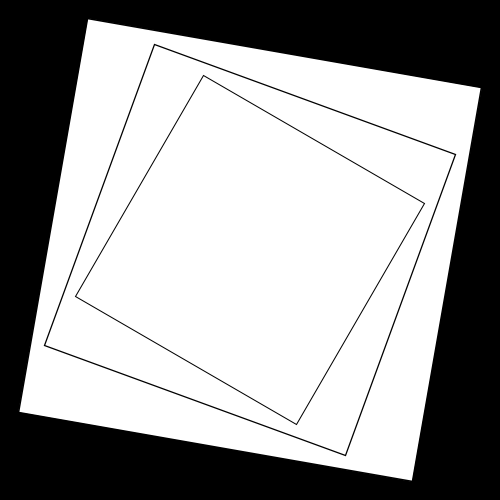
Frame 1 (no input)
Frame 60 (the mouse pressed at the canvas centre just before this capture): identical to frame 1, image omitted
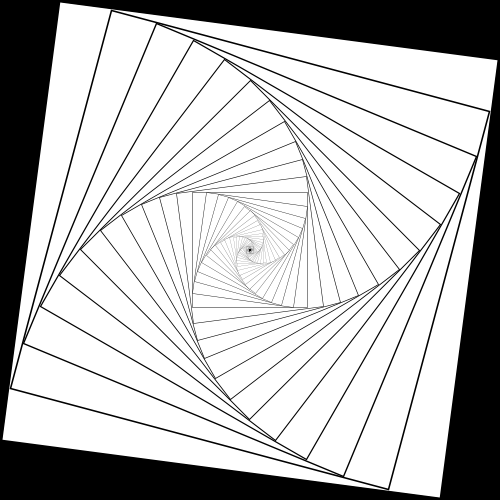
Frame 120 (the mouse held since frame 60 and released just before this capture)

The Processing sketch that drew these frames (run headless with seeded random() and noise(); from frame 60 on, the mouse is pressed at the canvas centre):

// Processing sketch: task2
// ── task2.pde
void setup() {
  size(500, 500);
  rectMode(CENTER);
  stroke(0);
  strokeWeight(2);
  fill(255);
  frameRate(1000);
}

void draw() {
  background(0);
  translate(width / 2, height / 2);

  int maxIterations = 1000;
  int iterations = (int) map(mouseX, 0, width, 3, maxIterations); // Maus links = 3 Quadrate, Maus rechts = 1000 Quadrate
  for (int i = 0; i < iterations; i++) {
    rotate(radians(map(iterations, 3, maxIterations, 10, 10 * mouseY / height))); // dreht um einen Winkel
    scale(map(mouseX, 0, width, 0.8, 0.97));                    // verkleinert Quadrat
    rect(0, 0, width, height);
  }
}
